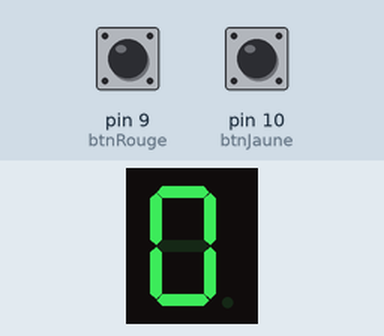
Recording of a sketch running on a simulated Arduino Uno, built with avr-gcc and run on an emulated ATmega328P. Shown: 1-digit seven-segment display. Wiring (inferred from the names in the program): 1-digit 7-segment display, segments lit when HIGH: segments pin 2, pin 3, pin 4, pin 5, pin 6, pin 7, pin 8. The test bench sets the inputs (shaded band); at power-on: pin 10 (btnJaune) LOW, pin 9 (btnRouge) LOW. The segment pins are drawn as the display they are named for.

Above: at 1.2 s.
1.3 s: pin 10 (btnJaune) pulled HIGH for 0.15 s
4.4 s: pin 9 (btnRouge) pulled HIGH for 3.2 s
At 8.5 s:
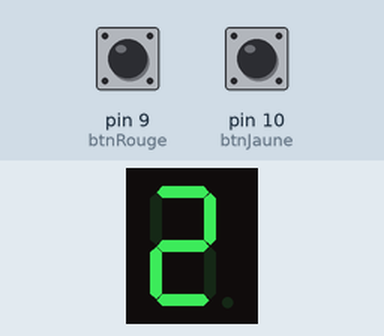
10.6 s: pin 9 (btnRouge) pulled HIGH for 0.15 s
13.7 s: pin 10 (btnJaune) pulled HIGH for 0.15 s
At 14.5 s:
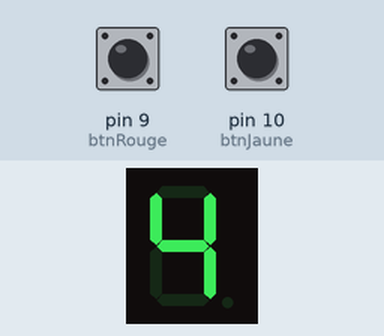
16.8 s: pin 9 (btnRouge) pulled HIGH for 1 s
At 18.0 s:
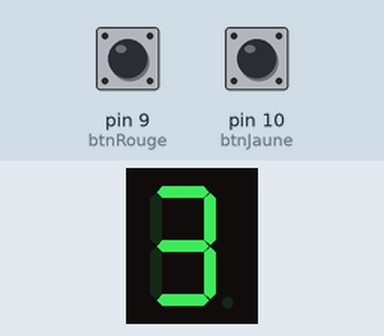
20.8 s: pin 10 (btnJaune) pulled HIGH for 3.2 s
At 21.9 s:
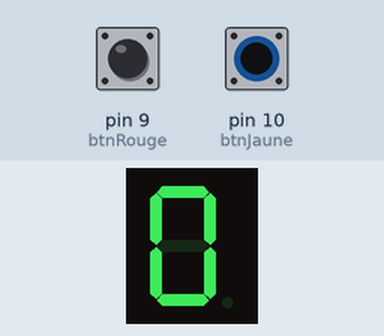
Timing chart, 0 to 23.8 s (numbered marks = the images above; inputs shaded):
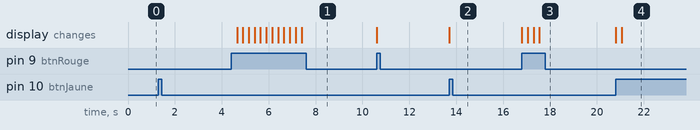

Measured:
- after the input at 4.4 s, the display: first changes after 0.25 s (image 1 shows a later state)
- after the input at 13.7 s, the display: changes at once (image 2)
- after the input at 16.8 s, the display: first changes at once (image 3 shows a later state)
- after the input at 20.8 s, the display: first changes at once (image 4 shows a later state)

The sketch:

DebutDeuxBtn.ino
```cpp
int a = 2;
int b = 3;
int c = 4;
int d = 5;
int e = 6;
int f = 7;
int g = 8;

int btnRouge = 9;
int btnJaune = 10;
int valRouge = 0;
int valJaune = 0;

void setup() {
  pinMode(a, OUTPUT);
  pinMode(b, OUTPUT);
  pinMode(c, OUTPUT);
  pinMode(d, OUTPUT);
  pinMode(e, OUTPUT);
  pinMode(f, OUTPUT);
  pinMode(g, OUTPUT);

  pinMode(btnRouge, INPUT);
  pinMode(btnJaune, INPUT);
}

void loop() {

  while (true) {
    int cmpt = 0;
    valJaune = digitalRead(btnJaune);

    if (valJaune != LOW) {//clic sur jaune debut
      delay(250);
      afficherNb(cmpt);
      valJaune = digitalRead(btnJaune);

      while (valJaune == LOW) {//clique sur jaune fin
        afficherNb(cmpt);
        valRouge = digitalRead(btnRouge);

        if (valRouge != LOW) {// compte les rouge
          delay(250);
          cmpt = ((cmpt + 1) % 10);

        }
        valJaune = digitalRead(btnJaune);
      }
    }
    afficherNb(cmpt);
  }
}

void afficherNb(int nb) {
  if (nb == 0) {
    afficherZero();
  }
  if (nb == 1) {
    afficherUn();
  }
  if (nb == 2) {
    afficherDeux();
  }
  if (nb == 3) {
    afficherTrois();
  }
  if (nb == 4) {
    afficherQuatre();
  }
  if (nb == 5) {
    afficherCinq();
  }
  if (nb == 6) {
    afficherSix();
  }
  if (nb == 7) {
    afficherSept();
  }
  if (nb == 8) {
    afficherHuit();
  }
  if (nb == 9) {
    afficherNeuf();
  }
}

void afficherZero() {
  toutEteindre(2, 8);
  digitalWrite(a, HIGH);
  digitalWrite(b, HIGH);
  digitalWrite(e, HIGH);
  digitalWrite(f, HIGH);
  digitalWrite(c, HIGH);
  digitalWrite(d, HIGH);
}


void afficherUn() {
  toutEteindre(2, 8);
  digitalWrite(b, HIGH);
  digitalWrite(c, HIGH);
}

void afficherDeux() {
  toutEteindre(2, 8);
  digitalWrite(a, HIGH);
  digitalWrite(b, HIGH);
  digitalWrite(g, HIGH);
  digitalWrite(e, HIGH);
  digitalWrite(d, HIGH);
}

void afficherTrois() {
  toutEteindre(2, 8);
  digitalWrite(a, HIGH);
  digitalWrite(b, HIGH);
  digitalWrite(g, HIGH);
  digitalWrite(c, HIGH);
  digitalWrite(d, HIGH);
}

void afficherQuatre() {
  toutEteindre(2, 8);
  digitalWrite(b, HIGH);
  digitalWrite(g, HIGH);
  digitalWrite(f, HIGH);
  digitalWrite(c, HIGH);
}

void afficherCinq() {
  toutEteindre(2, 8);
  digitalWrite(a, HIGH);
  digitalWrite(f, HIGH);
  digitalWrite(g, HIGH);
  digitalWrite(c, HIGH);
  digitalWrite(d, HIGH);
}

void afficherSix() {
  toutEteindre(2, 8);
  digitalWrite(a, HIGH);
  digitalWrite(f, HIGH);
  digitalWrite(g, HIGH);
  digitalWrite(c, HIGH);
  digitalWrite(d, HIGH);
  digitalWrite(e, HIGH);
}

void afficherSept() {
  toutEteindre(2, 8);
  digitalWrite(a, HIGH);
  digitalWrite(c, HIGH);
  digitalWrite(b, HIGH);
}

void afficherHuit() {
  toutEteindre(2, 8);
  digitalWrite(a, HIGH);
  digitalWrite(b, HIGH);
  digitalWrite(e, HIGH);
  digitalWrite(f, HIGH);
  digitalWrite(g, HIGH);
  digitalWrite(c, HIGH);
  digitalWrite(d, HIGH);
}

void afficherNeuf() {
  toutEteindre(2, 8);
  digitalWrite(a, HIGH);
  digitalWrite(b, HIGH);
  digitalWrite(f, HIGH);
  digitalWrite(g, HIGH);
  digitalWrite(c, HIGH);
  digitalWrite(d, HIGH);
}

void toutEteindre(int min, int max) {
  for (int i = min; i <= max; i++) {
    digitalWrite(i, LOW);
  }
}

void toutAllumer(int min, int max) {
  for (int i = min; i <= max; i++) {
    digitalWrite(i, HIGH);
  }
}
```
